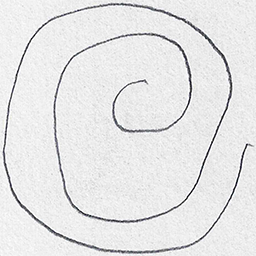
#> input picture API/dataset/spiral/testing/healthy/V01HE01.png, 256 x 256 px, found by its file name; its folder holds 3 pictures in this run
$ python compare.py
#> lines starting #> are read from the running program, lines starting #| are printed output that depends on the picture
import os
import pickle
import cv2
import numpy as np
from sklearn.model_selection import train_test_split, cross_val_score
from sklearn.preprocessing import StandardScaler
from sklearn.neighbors import KNeighborsClassifier
from sklearn.svm import SVC

def save_model_scaler(model, scaler, model_filename="model.pkl", scaler_filename="scaler.pkl"):
    with open(model_filename, 'wb') as f:
        pickle.dump(model, f)
    with open(scaler_filename, 'wb') as f:
        pickle.dump(scaler, f)
    print(f"Model and scaler saved successfully to {model_filename} and {scaler_filename}")

def preprocess_image(image_path, scaler):
    image = cv2.imread(image_path, cv2.IMREAD_GRAYSCALE)
    image = cv2.resize(image, (64, 64))
    image = image.flatten()
    image = scaler.transform([image])
    return image

def load_data(data_dir):
#> called with data_dir = 'dataset'
    data = []
    labels = []
    for category in ["healthy", "parkinson"]:
        for dataset in ["spiral", "wave"]:
            for split in ["training", "testing"]:
                path = os.path.join(data_dir, dataset, split, category)
                for file in os.listdir(path):
                    image = cv2.imread(os.path.join(path, file), cv2.IMREAD_GRAYSCALE)
#> image: shape (256, 256); min 0, max 255, mean 229.7
                    image = cv2.resize(image, (64, 64))
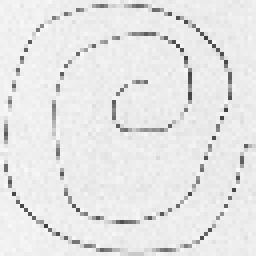
#> image: shape (64, 64) (shown 4 times larger); min 62, max 251, mean 229.8
                    data.append(image.flatten())
                    labels.append(category)
#> pass 2 of the loop in load_data, `for category in ["healthy", "parkinson"]:`:
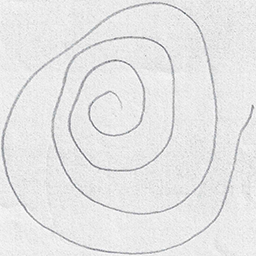
#> input picture API/dataset/spiral/testing/parkinson/V01PE01.png, 256 x 256 px, found by its file name
#> in load_data, `image = cv2.resize(image, (64, 64))`:
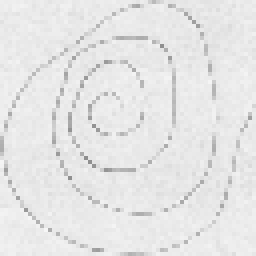
#> image: shape (64, 64) (shown 4 times larger); min 142, max 246, mean 229.7
    return np.array(data), np.array(labels)

data_dir = "dataset"
data, labels = load_data(data_dir)

X_train, X_test, y_train, y_test = train_test_split(data, labels, test_size=0.2, random_state=42)

scaler = StandardScaler()
X_train = scaler.fit_transform(X_train)
X_test = scaler.transform(X_test)

knn = KNeighborsClassifier(n_neighbors=3)
knn_scores = cross_val_score(knn, X_train, y_train, cv=5)
knn_mean_score = np.mean(knn_scores)
print(f"KNN Cross-Validation Score: {knn_mean_score}")

svm = SVC(probability=True)
svm_scores = cross_val_score(svm, X_train, y_train, cv=5)
svm_mean_score = np.mean(svm_scores)
print(f"SVM Cross-Validation Score: {svm_mean_score}")

if knn_mean_score > svm_mean_score:
    knn.fit(X_train, y_train)
    save_model_scaler(knn, scaler, model_filename="ImageAPI\\best_model.pkl", scaler_filename="ImageAPI\\best_scaler.pkl")
    print("KNN model saved as the best model.")
else:
    svm.fit(X_train, y_train)
    save_model_scaler(svm, scaler, model_filename="ImageAPI\\best_model.pkl", scaler_filename="ImageAPI\\best_scaler.pkl")
    print("SVM model saved as the best model.")
